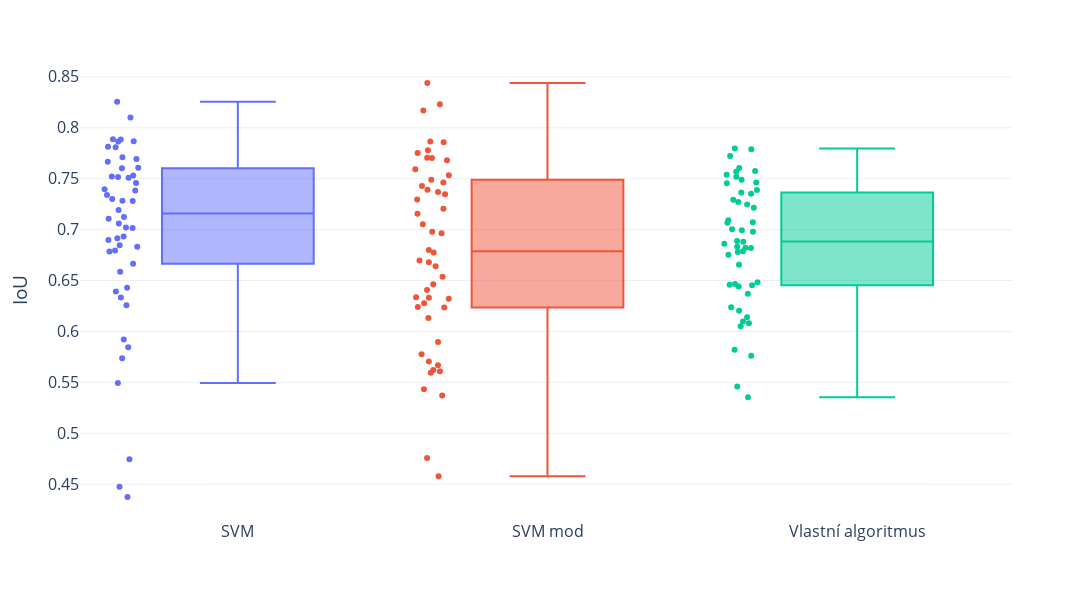

Write notebook code for a chart like this one.
### Code cell
fig = px.box(
    nucleus_results,
    x="Metric",
    y="Value",
    points="all",
    color="Metric",
    template="plotly_white",
)

fig.update_layout(
    showlegend=False,
    width=1600,
    height=600,
    xaxis_title=None,
    yaxis_title="IoU",
    font=dict(size=16),
)

fig.update_xaxes(
    ticktext=[
        "SVM",
        "SVM mod",
        "Vlastní algoritmus",
    ],
    tickvals=["Jaccard_Jadra", "Jaccard_Jadra_Mod", "jaccard"],
)


fig.show()

### Figure 1 — Plotly figure (JSON) as saved in the notebook; plotly's stock layout.template omitted (floating-point values rounded to 4 significant figures)
{"data": [{"alignmentgroup": "True", "boxpoints": "all", "hovertemplate": "Metric=%{x}<br>Value=%{y}<extra></extra>", "legendgroup": "Jaccard_Jadra", "marker": {"color": "#636efa"}, "name": "Jaccard_Jadra", "notched": false, "offsetgroup": "Jaccard_Jadra", "orientation": "v", "showlegend": true, "type": "box", "x": ["Jaccard_Jadra", "Jaccard_Jadra", "Jaccard_Jadra", "Jaccard_Jadra", "Jaccard_Jadra", "Jaccard_Jadra", "Jaccard_Jadra", "Jaccard_Jadra", "Jaccard_Jadra", "Jaccard_Jadra", "Jaccard_Jadra", "Jaccard_Jadra", "Jaccard_Jadra", "Jaccard_Jadra", "Jaccard_Jadra", "Jaccard_Jadra", "Jaccard_Jadra", "Jaccard_Jadra", "Jaccard_Jadra", "Jaccard_Jadra", "Jaccard_Jadra", "Jaccard_Jadra", "Jaccard_Jadra", "Jaccard_Jadra", "Jaccard_Jadra", "Jaccard_Jadra", "Jaccard_Jadra", "Jaccard_Jadra", "Jaccard_Jadra", "Jaccard_Jadra", "Jaccard_Jadra", "Jaccard_Jadra", "Jaccard_Jadra", "Jaccard_Jadra", "Jaccard_Jadra", "Jaccard_Jadra", "Jaccard_Jadra", "Jaccard_Jadra", "Jaccard_Jadra", "Jaccard_Jadra", "Jaccard_Jadra", "Jaccard_Jadra", "Jaccard_Jadra", "Jaccard_Jadra", "Jaccard_Jadra", "Jaccard_Jadra", "Jaccard_Jadra", "Jaccard_Jadra", "Jaccard_Jadra", "Jaccard_Jadra"], "x0": " ", "xaxis": "x", "y": [0.7107, 0.6259, 0.6846, 0.6934, 0.6429, 0.7339, 0.7666, 0.7397, 0.7603, 0.7021, 0.728, 0.7283, 0.7711, 0.7193, 0.7813, 0.6795, 0.7458, 0.7125, 0.7864, 0.6666, 0.5921, 0.7015, 0.4375, 0.4745, 0.6899, 0.5845, 0.5495, 0.4477, 0.81, 0.7887, 0.6916, 0.7693, 0.7868, 0.7385, 0.8256, 0.7809, 0.7516, 0.7607, 0.7885, 0.6832, 0.7302, 0.6587, 0.5737, 0.6392, 0.6333, 0.6787, 0.7523, 0.7059, 0.7509, 0.7532], "y0": " ", "yaxis": "y"}, {"alignmentgroup": "True", "boxpoints": "all", "hovertemplate": "Metric=%{x}<br>Value=%{y}<extra></extra>", "legendgroup": "Jaccard_Jadra_Mod", "marker": {"color": "#EF553B"}, "name": "Jaccard_Jadra_Mod", "notched": false, "offsetgroup": "Jaccard_Jadra_Mod", "orientation": "v", "showlegend": true, "type": "box", "x": ["Jaccard_Jadra_Mod", "Jaccard_Jadra_Mod", "Jaccard_Jadra_Mod", "Jaccard_Jadra_Mod", "Jaccard_Jadra_Mod", "Jaccard_Jadra_Mod", "Jaccard_Jadra_Mod", "Jaccard_Jadra_Mod", "Jaccard_Jadra_Mod", "Jaccard_Jadra_Mod", "Jaccard_Jadra_Mod", "Jaccard_Jadra_Mod", "Jaccard_Jadra_Mod", "Jaccard_Jadra_Mod", "Jaccard_Jadra_Mod", "Jaccard_Jadra_Mod", "Jaccard_Jadra_Mod", "Jaccard_Jadra_Mod", "Jaccard_Jadra_Mod", "Jaccard_Jadra_Mod", "Jaccard_Jadra_Mod", "Jaccard_Jadra_Mod", "Jaccard_Jadra_Mod", "Jaccard_Jadra_Mod", "Jaccard_Jadra_Mod", "Jaccard_Jadra_Mod", "Jaccard_Jadra_Mod", "Jaccard_Jadra_Mod", "Jaccard_Jadra_Mod", "Jaccard_Jadra_Mod", "Jaccard_Jadra_Mod", "Jaccard_Jadra_Mod", "Jaccard_Jadra_Mod", "Jaccard_Jadra_Mod", "Jaccard_Jadra_Mod", "Jaccard_Jadra_Mod", "Jaccard_Jadra_Mod", "Jaccard_Jadra_Mod", "Jaccard_Jadra_Mod", "Jaccard_Jadra_Mod", "Jaccard_Jadra_Mod", "Jaccard_Jadra_Mod", "Jaccard_Jadra_Mod", "Jaccard_Jadra_Mod", "Jaccard_Jadra_Mod", "Jaccard_Jadra_Mod", "Jaccard_Jadra_Mod", "Jaccard_Jadra_Mod", "Jaccard_Jadra_Mod", "Jaccard_Jadra_Mod"], "x0": " ", "xaxis": "x", "y": [0.6679, 0.537, 0.5706, 0.6697, 0.4579, 0.5778, 0.5896, 0.5668, 0.6463, 0.6235, 0.698, 0.6538, 0.6776, 0.6278, 0.7369, 0.6337, 0.7428, 0.7206, 0.7594, 0.7702, 0.6965, 0.7781, 0.5621, 0.6801, 0.7053, 0.6408, 0.6332, 0.6133, 0.817, 0.7489, 0.7753, 0.844, 0.7533, 0.7859, 0.7866, 0.8231, 0.7463, 0.7681, 0.7707, 0.7392, 0.664, 0.7157, 0.7347, 0.5595, 0.7296, 0.4758, 0.5609, 0.5433, 0.6241, 0.632], "y0": " ", "yaxis": "y"}, {"alignmentgroup": "True", "boxpoints": "all", "hovertemplate": "Metric=%{x}<br>Value=%{y}<extra></extra>", "legendgroup": "jaccard", "marker": {"color": "#00cc96"}, "name": "jaccard", "notched": false, "offsetgroup": "jaccard", "orientation": "v", "showlegend": true, "type": "box", "x": ["jaccard", "jaccard", "jaccard", "jaccard", "jaccard", "jaccard", "jaccard", "jaccard", "jaccard", "jaccard", "jaccard", "jaccard", "jaccard", "jaccard", "jaccard", "jaccard", "jaccard", "jaccard", "jaccard", "jaccard", "jaccard", "jaccard", "jaccard", "jaccard", "jaccard", "jaccard", "jaccard", "jaccard", "jaccard", "jaccard", "jaccard", "jaccard", "jaccard", "jaccard", "jaccard", "jaccard", "jaccard", "jaccard", "jaccard", "jaccard", "jaccard", "jaccard", "jaccard", "jaccard", "jaccard", "jaccard", "jaccard", "jaccard", "jaccard", "jaccard"], "x0": " ", "xaxis": "x", "y": [0.7568, 0.5354, 0.5459, 0.6467, 0.608, 0.7272, 0.752, 0.5821, 0.739, 0.6655, 0.6833, 0.6141, 0.7246, 0.637, 0.7294, 0.5761, 0.754, 0.6881, 0.7071, 0.6822, 0.7605, 0.6862, 0.7351, 0.7093, 0.6994, 0.6819, 0.6788, 0.6237, 0.7003, 0.7577, 0.7796, 0.7789, 0.7363, 0.6453, 0.7214, 0.7455, 0.6441, 0.7724, 0.6483, 0.6888, 0.7068, 0.6781, 0.6754, 0.6202, 0.7489, 0.6099, 0.6458, 0.6052, 0.698, 0.7462], "y0": " ", "yaxis": "y"}], "layout": {"boxmode": "overlay", "font": {"size": 16}, "height": 600, "legend": {"title": {"text": "Metric"}, "tracegroupgap": 0}, "margin": {"t": 60}, "showlegend": false, "width": 1600, "xaxis": {"anchor": "y", "categoryarray": ["Jaccard_Jadra", "Jaccard_Jadra_Mod", "jaccard"], "categoryorder": "array", "domain": [0, 1], "ticktext": ["SVM", "SVM mod", "Vlastní algoritmus"], "tickvals": ["Jaccard_Jadra", "Jaccard_Jadra_Mod", "jaccard"], "title": {}}, "yaxis": {"anchor": "x", "domain": [0, 1], "title": {"text": "IoU"}}}}
